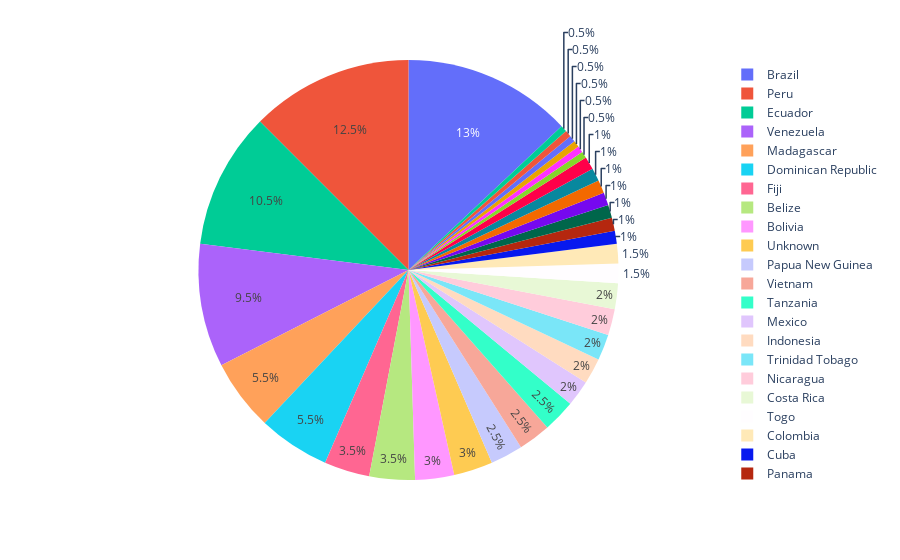

The notebook cell this image was saved under:
### Code cell
import plotly.express as px
fig = px.pie(df_chocolate.head(200),names='Broad_Bean_Origin')
fig.show()

### Figure 1 — Plotly figure (JSON) as saved in the notebook; plotly's stock layout.template omitted (floating-point values rounded to 4 significant figures; data arrays with more than 128 entries replaced by an {"elided": "..."} marker saying what was removed)
{"data": [{"domain": {"x": [0, 1], "y": [0, 1]}, "hovertemplate": "Broad_Bean_Origin=%{label}<extra></extra>", "labels": {"elided": "200 str values"}, "legendgroup": "", "name": "", "showlegend": true, "type": "pie"}], "layout": {"legend": {"tracegroupgap": 0}, "margin": {"t": 60}}}
